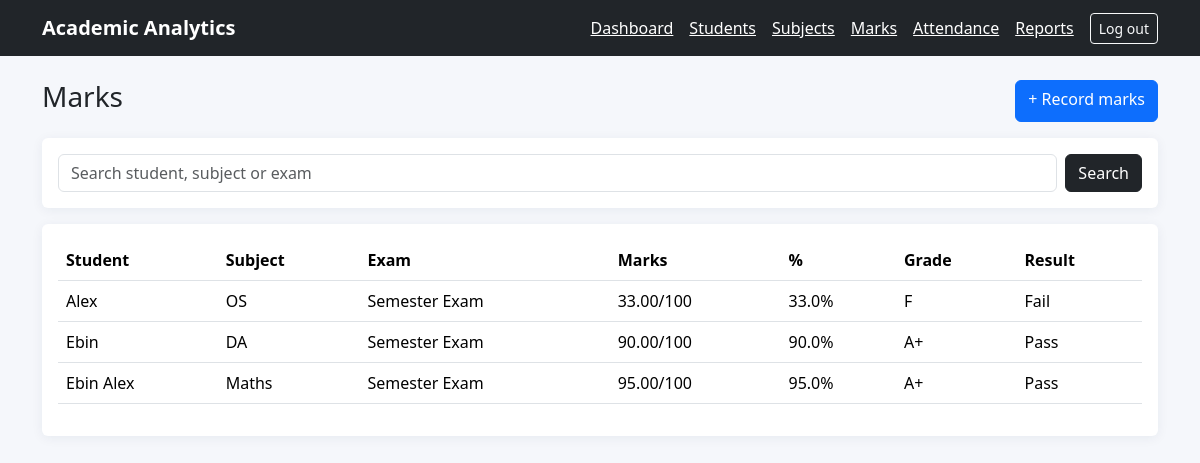
/academics/marks/ (signed in), run on the app's committed database.
### academics/models.py (models this page shows, shortened)
class Mark(models.Model):
    student=models.ForeignKey(Student,on_delete=models.CASCADE,related_name="marks")
    subject=models.ForeignKey(Subject,on_delete=models.PROTECT,related_name="marks")
    exam_name=models.CharField(max_length=80,default="Semester Exam")
    marks_obtained=models.DecimalField(max_digits=6,decimal_places=2,validators=[MinValueValidator(Decimal("0"))])
    recorded_on=models.DateField(default=timezone.localdate)
    class Meta:
        ordering=["student__full_name","subject__name"]
        constraints=[models.UniqueConstraint(fields=["student","subject","exam_name"],name="unique_student_subject_exam")]
    @property
    def percentage(self): return round(float(self.marks_obtained)/self.subject.max_marks*100,2)
    @property
    def grade(self):
        p=self.percentage
        if p>=90:return "A+"
        if p>=80:return "A"
        if p>=70:return "B"
        if p>=60:return "C"
        if p>=50:return "D"
        if p>=40:return "E"
        return "F"
    @property
    def passed(self): return self.marks_obtained >= self.subject.pass_marks

class Student(models.Model):
    student_id=models.CharField(max_length=20, unique=True)
    full_name=models.CharField(max_length=120)
    email=models.EmailField(blank=True)
    course=models.CharField(max_length=100, default="MSc Computer Applications")
    semester=models.PositiveSmallIntegerField(default=3, validators=[MinValueValidator(1),MaxValueValidator(12)])
    joined_on=models.DateField(default=timezone.localdate)
    is_active=models.BooleanField(default=True)
    class Meta: ordering=["full_name"]

class Subject(models.Model):
    code=models.CharField(max_length=15, unique=True)
    name=models.CharField(max_length=100)
    semester=models.PositiveSmallIntegerField(default=3, validators=[MinValueValidator(1),MaxValueValidator(12)])
    max_marks=models.PositiveSmallIntegerField(default=100, validators=[MinValueValidator(1)])
    pass_marks=models.PositiveSmallIntegerField(default=40, validators=[MinValueValidator(0)])
    class Meta: ordering=["semester","name"]

### academics/views.py (the view)
# urls.py: path("marks/",views.mark_list,name="mark_list"),path("marks/new/",views.mark_create,name="mark_create"),
@login_required
def mark_list(request):
    qs=Mark.objects.select_related("student","subject"); q=request.GET.get("q","").strip()
    if q: qs=qs.filter(Q(student__full_name__icontains=q)|Q(student__student_id__icontains=q)|Q(subject__name__icontains=q)|Q(exam_name__icontains=q))
    return render(request,"academics/mark_list.html",{"marks":qs,"q":q})

### templates/academics/mark_list.html
{% extends "base.html" %}{% block content %}<div class="d-flex justify-content-between mb-3"><h1 class="h3">Marks</h1><a class="btn btn-primary" href="{% url 'mark_create' %}">+ Record marks</a></div><form method="get" class="card p-3 mb-3 d-flex flex-row gap-2"><input class="form-control" name="q" value="{{ q }}" placeholder="Search student, subject or exam"><button class="btn btn-dark">Search</button></form><div class="card p-3 table-responsive"><table class="table"><tr><th>Student</th><th>Subject</th><th>Exam</th><th>Marks</th><th>%</th><th>Grade</th><th>Result</th></tr>{% for m in marks %}<tr><td>{{ m.student.full_name }}</td><td>{{ m.subject.name }}</td><td>{{ m.exam_name }}</td><td>{{ m.marks_obtained }}/{{ m.subject.max_marks }}</td><td>{{ m.percentage }}%</td><td>{{ m.grade }}</td><td>{% if m.passed %}Pass{% else %}Fail{% endif %}</td></tr>{% empty %}<tr><td colspan="7">No marks found.</td></tr>{% endfor %}</table></div>{% endblock %}

### templates/base.html (style rules this page uses)
body { background:#f5f7fb }
.card { border:0;box-shadow:0 2px 12px #14285010 }

### data on the page
Mark: student.full_name "Alex", subject.name "OS", exam_name "Semester Exam", marks_obtained "33.00", subject.max_marks "100", percentage "33.0", grade "F", shows "Fail"
Mark: student.full_name "Ebin", subject.name "DA", exam_name "Semester Exam", marks_obtained "90.00", subject.max_marks "100", percentage "90.0", grade "A+", shows "Pass"
Mark: student.full_name "Ebin Alex", subject.name "Maths", exam_name "Semester Exam", marks_obtained "95.00", subject.max_marks "100", percentage "95.0", grade "A+", shows "Pass"
